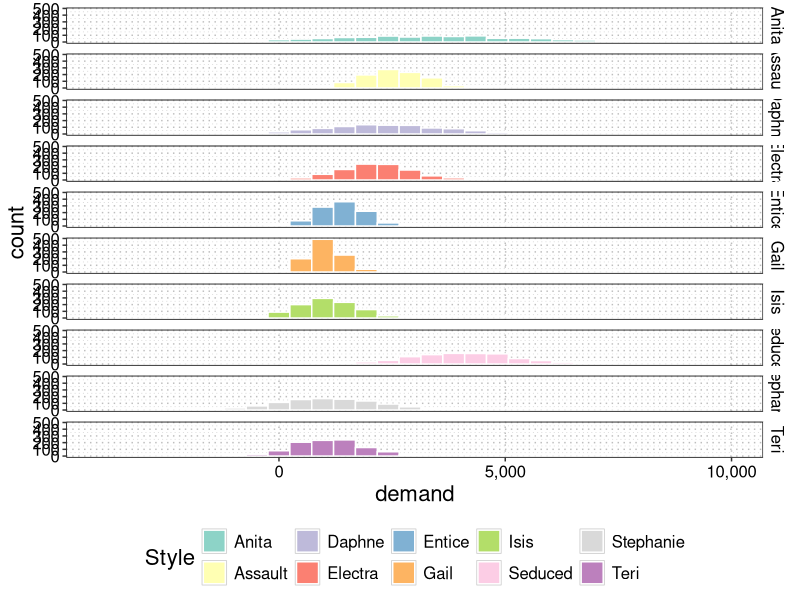

Here is the R script that generated this plot:
## ---- chunk 1
# Set default knitr options
knitr::opts_chunk$set(echo = TRUE, message = FALSE, warning = FALSE, fig.align = "center")

# Load packages
library(dplyr)
library(tidyr)
library(ggplot2)
library(knitr)
library(readr)
library(purrr)
library(readxl)

# Set up theme object for prettier plots
theme_jim <-  theme(legend.position = "bottom",
    axis.text.y = element_text(size = 12, colour = "black"),
    axis.text.x = element_text(size = 12, colour = "black"),
    legend.text = element_text(size = 12),
    legend.title = element_text(size = 16),
    title = element_text(size = 16),
    strip.text = element_text(size = 12, colour = "black"),
    strip.background = element_rect(fill = "white"),
    panel.grid.minor.x = element_blank(),
    panel.grid.major.x = element_line(colour = "grey", linetype = "dotted"),
    panel.grid.minor.y = element_line(colour = "lightgrey", linetype = "dotted"),
    panel.grid.major.y = element_line(colour = "grey", linetype = "dotted"),
    panel.margin.y = unit(0.1, units = "in"),
    panel.background = element_rect(fill = "white", colour = "lightgrey"),
    panel.border = element_rect(colour = "black", fill = NA))

# Function that takes a string and converts it in to "proper case" (i.e.
# the first letter is capitalised, all remaining letters are lower case)
# N.b. for multi-word strings, only the first word will be affected
toproper <- function(x) { 
  first <- substring(x, 1, 1) %>% toupper()
  rest <- substring(x, 2) %>% tolower()
  whole <- paste0(first, rest)
  return(whole)
}
## ---- chunk 2
# Read the data
forecasts <- read_csv("./data/exhibit10.csv")

# Transform the names for easier typying later
names(forecasts) <- gsub(" ", "_", names(forecasts)) %>% tolower()

# Rename standard_deviation_(x2) for ease
forecasts <- forecasts %>% mutate(sd2 = `standard_deviation_(x2)`) %>% 
                select(-`standard_deviation_(x2)`)
## ---- chunk 3
# Set number of samples required
samples <- 1000

# Set seed for reproducibility
set.seed(19891110)

# Create function for generating samples
gen_samples <- function(samples, avg, sd) {
    rnorm(samples, avg, sd)
}

# Create samples
forecasts <- forecasts %>% 
    mutate(dist = pmap(list(samples, average, sd2), gen_samples))

# Set up demand matrix
demand <- do.call(rbind, forecasts$dist)
## ---- chunk 4
demand <- read_excel("./jim/optim.xlsx", sheet = "Demand")

demand %>% 
    select(-3, -4) %>% 
    gather(sample, demand, -Style, -Average) %>% 
    ggplot(aes(x = demand, fill = Style)) +
    geom_histogram(colour = "white") +
    facet_grid(Style ~ .) +
    scale_x_continuous(labels = scales::comma,
                       limits = c(-4000, 10000)) +
    scale_fill_brewer(palette = "Set3") +
    theme_jim

